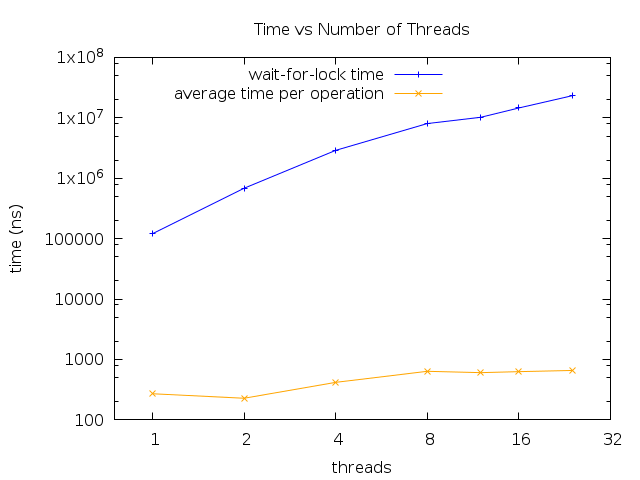

This chart was generated by the following gnuplot code:
#! /usr/bin/gnuplot
#
#
#
# input: 
#		lab2b_list.csv :
#
#	1. test name
#	2. # threads
#	3. # iterations per thread
#	4. # lists
#	5. # operations performed (threads x iterations x (ins + lookup + delete))
#	6. run time (ns)
#	7. average op time (ns)
#	8. average mutex-lock wait time (ns)
#
# output:
#	lab2b_2.png ... time vs number of threads from lab2b_mutex data
#
# Note:
#	Managing data is simplified by keeping all of the results in a single
#	file.  But this means that the individual graphing commands have to
#	grep to select only the data they want.
#

# general plot parameters
set terminal png
set datafile separator ","


set title "Time vs Number of Threads"
set xlabel "threads"
set logscale x 2
set xrange [0.75:]
set ylabel "time (ns)"
set logscale y 10
set output 'lab2b_2.png'
set key left top
# grep out only successful (sum=0) yield runs
plot \
     "< grep list lab2b_list_mutex.csv" using ($2):($8) \
	title 'wait-for-lock time' with linespoints lc rgb 'blue', \
     "< grep list lab2b_list_mutex.csv" using ($2):($7) \
	title 'average time per operation' with linespoints lc rgb 'orange'
